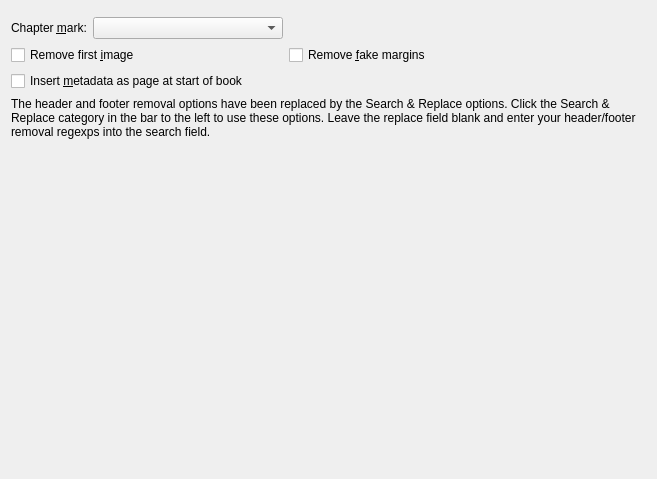
<?xml version="1.0" encoding="UTF-8"?>
<ui version="4.0">
 <class>Form</class>
 <widget class="QWidget" name="Form">
  <property name="geometry">
   <rect>
    <x>0</x>
    <y>0</y>
    <width>657</width>
    <height>479</height>
   </rect>
  </property>
  <property name="windowTitle">
   <string>Form</string>
  </property>
  <layout class="QGridLayout" name="gridLayout">
   <item row="2" column="3">
    <widget class="QCheckBox" name="opt_remove_fake_margins">
     <property name="text">
      <string>Remove &amp;fake margins</string>
     </property>
    </widget>
   </item>
   <item row="4" column="0" colspan="4">
    <widget class="QLabel" name="label_2">
     <property name="text">
      <string>The header and footer removal options have been replaced by the Search &amp; Replace options. Click the Search &amp; Replace category in the bar to the left to use these options. Leave the replace field blank and enter your header/footer removal regexps into the search field.</string>
     </property>
     <property name="wordWrap">
      <bool>true</bool>
     </property>
    </widget>
   </item>
   <item row="5" column="0" rowspan="2" colspan="4">
    <widget class="XPathEdit" name="opt_page_breaks_before" native="true"/>
   </item>
   <item row="3" column="0" colspan="4">
    <widget class="QCheckBox" name="opt_insert_metadata">
     <property name="text">
      <string>Insert &amp;metadata as page at start of book</string>
     </property>
    </widget>
   </item>
   <item row="7" column="0" colspan="4">
    <widget class="XPathEdit" name="opt_start_reading_at" native="true"/>
   </item>
   <item row="0" column="0" colspan="4">
    <widget class="XPathEdit" name="opt_chapter" native="true"/>
   </item>
   <item row="1" column="0" colspan="2">
    <widget class="QLabel" name="label">
     <property name="text">
      <string>Chapter &amp;mark:</string>
     </property>
     <property name="buddy">
      <cstring>opt_chapter_mark</cstring>
     </property>
    </widget>
   </item>
   <item row="1" column="2">
    <widget class="QComboBox" name="opt_chapter_mark">
     <property name="minimumContentsLength">
      <number>20</number>
     </property>
    </widget>
   </item>
   <item row="1" column="3">
    <spacer name="horizontalSpacer">
     <property name="orientation">
      <enum>Qt::Horizontal</enum>
     </property>
     <property name="sizeHint" stdset="0">
      <size>
       <width>40</width>
       <height>20</height>
      </size>
     </property>
    </spacer>
   </item>
   <item row="2" column="0" colspan="3">
    <widget class="QCheckBox" name="opt_remove_first_image">
     <property name="text">
      <string>Remove first &amp;image</string>
     </property>
    </widget>
   </item>
   <item row="8" column="0">
    <spacer name="verticalSpacer">
     <property name="orientation">
      <enum>Qt::Vertical</enum>
     </property>
     <property name="sizeHint" stdset="0">
      <size>
       <width>20</width>
       <height>40</height>
      </size>
     </property>
    </spacer>
   </item>
  </layout>
 </widget>
 <customwidgets>
  <customwidget>
   <class>XPathEdit</class>
   <extends>QWidget</extends>
   <header>calibre/gui2/convert/xpath_wizard.h</header>
   <container>1</container>
  </customwidget>
 </customwidgets>
 <resources/>
 <connections/>
</ui>
